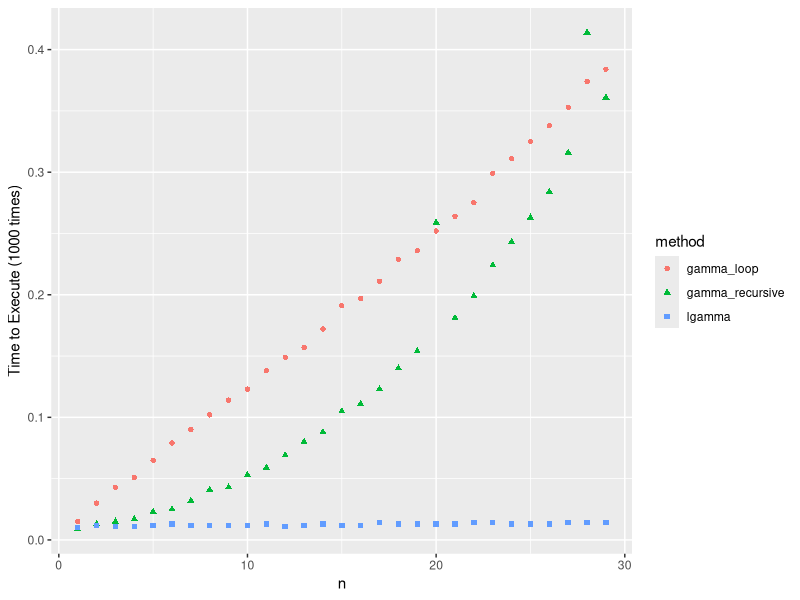

The R source for this figure:
## ---- chunk 1
# Assignment 1: http://cse6242.gatech.edu/fall-2017/hw1/
# To compile R Markdown in terminal run: Rscript -e "rmarkdown::render('hw1.Rmd', clean=TRUE)"
# To create zip file: zip hw1.zip hw1.Rmd hw1.pdf

require(ggplot2)
require(rmarkdown)

options(expressions=500000)
## ---- chunk 2
get_familiar_with_r <- function(){
	#' This function is for the first part of assignment 1
	#' Run some code examples and observe results
	#' Briefly describe one insight you learned about R in your observations
	#' Illustrate with a sample code snippet and observed output

	# Hello World in R
	print('hello world')

	# Display data sets in ggplot 2 library
	# print(data(package = 'ggplot2'))

	# Working with factors
	current.season = factor('summer',
			  levels = c('summer', 'fall', 'winter', 'spring'),
			  ordered = TRUE) # Ordered factor
	print(current.season)
	print(levels(current.season))

	print('goodbye world')
}
get_familiar_with_r()
## ---- chunk 3
log_gamma_loop <- function(n){
	#' Computes and returns the natural logarithm of the gamma value of a positive integer
	#' using an iterative loop
	#' log gamma is defined as ln((n-1)!) = ln(n-1) + ln(n-2) + ... + ln(1)

	sum = 0
	for (i in seq(n - 1, 1, by = -1)) {
		sum = sum + log(i)
	}
	return(sum)
}
log_gamma_loop(5)
## ---- chunk 4
log_gamma_recursive <- function(n){
	#' Computers and returns the natural logarith mof the gamma value of a positive integer
	#' using recursion
	#' log gamma is defined as ln((n-1)!) = ln(n-1) + ln(n-2) + ... + ln(1)

	# Can stop at n == 2 since n-1 = 1 and log(1) equals 0
	if (n == 2){
		return(0)
	} else {
		sum = log(n - 1) + log_gamma_recursive(n - 1)
		return(sum)
	}
}
log_gamma_recursive(5)
## ---- chunk 5
sum_log_gamma_loop <- function(n){
	#' Uses log_gamma_loop defined above to sum the log Gamma results over
	#' the range 1 to n
	sum = 0

	# Start at 2 because log(1 - 1) is undefined
	for (i in seq(2, n, by=1)) {
		sum = sum + log_gamma_loop(i)
	}
	return(sum)
}


sum_log_gamma_recursive <- function(n){
	#' Uses log_gamma_recursive defined above to sum the log Gamma results over
	#' the range 1 to n
	sum = 0

	# Start at 2 because log(1 - 1) is undefined
	for (i in seq(2, n, by=1)) {
		sum = sum + log_gamma_recursive(i)
	}
	return(sum)
}

sum_log_gamma_loop(5)
sum_log_gamma_recursive(5)
## ---- chunk 6
sum_lgamma <- function(n){
	#' Uses built in R function lgamma(n) to sum the log Gamma results over the
	#' range 1 to n
	sum = 0

	# Start at 2 because log(1 - 1) is undefined
	for (i in seq(2, n, by=1)) {
		sum = sum + lgamma(i)
	}
	return(sum)
}
sum_lgamma(5)
## ---- chunk 7
make_comparisons <- function(n) {
	#' Compare the execution times of the three implementations of finding the
	#' sum of log gamma defined above
	#' Replicate num_runs times for better consistency

	num_runs = 1000

	gamma_loop = vector('numeric', n - 1)
	gamma_recursive = vector('numeric', n - 1)
	lgamma = vector('numeric', n - 1)
	for (i in seq(2, n, by=1)){
		gamma_loop[i - 1] = system.time(replicate(num_runs, sum_log_gamma_loop(i)))[1]
		gamma_recursive[i - 1] = system.time(replicate(num_runs, sum_log_gamma_recursive(i)))[1]
		lgamma[i - 1] = system.time(replicate(num_runs, sum_lgamma(i)))[1]
	}

	index = c(seq(1, n-1), seq(1, n-1), seq(1, n-1))
	times = c(gamma_loop, gamma_recursive, lgamma)
	method = c(rep('gamma_loop', n-1), rep('gamma_recursive', n-1), rep('lgamma', n-1))

	# To plot: https://stackoverflow.com/questions/13837565/how-to-plot-one-variable-in-ggplot
	df = data.frame(index=index, times=times, method=method)
	ggplot(df, aes(x=index, y=times)) + 
		geom_point(aes(color=method, shape=method, group=method)) +
		xlab('n') + 
		ylab('Time to Execute (1000 times)')
}


make_comparisons(30)
